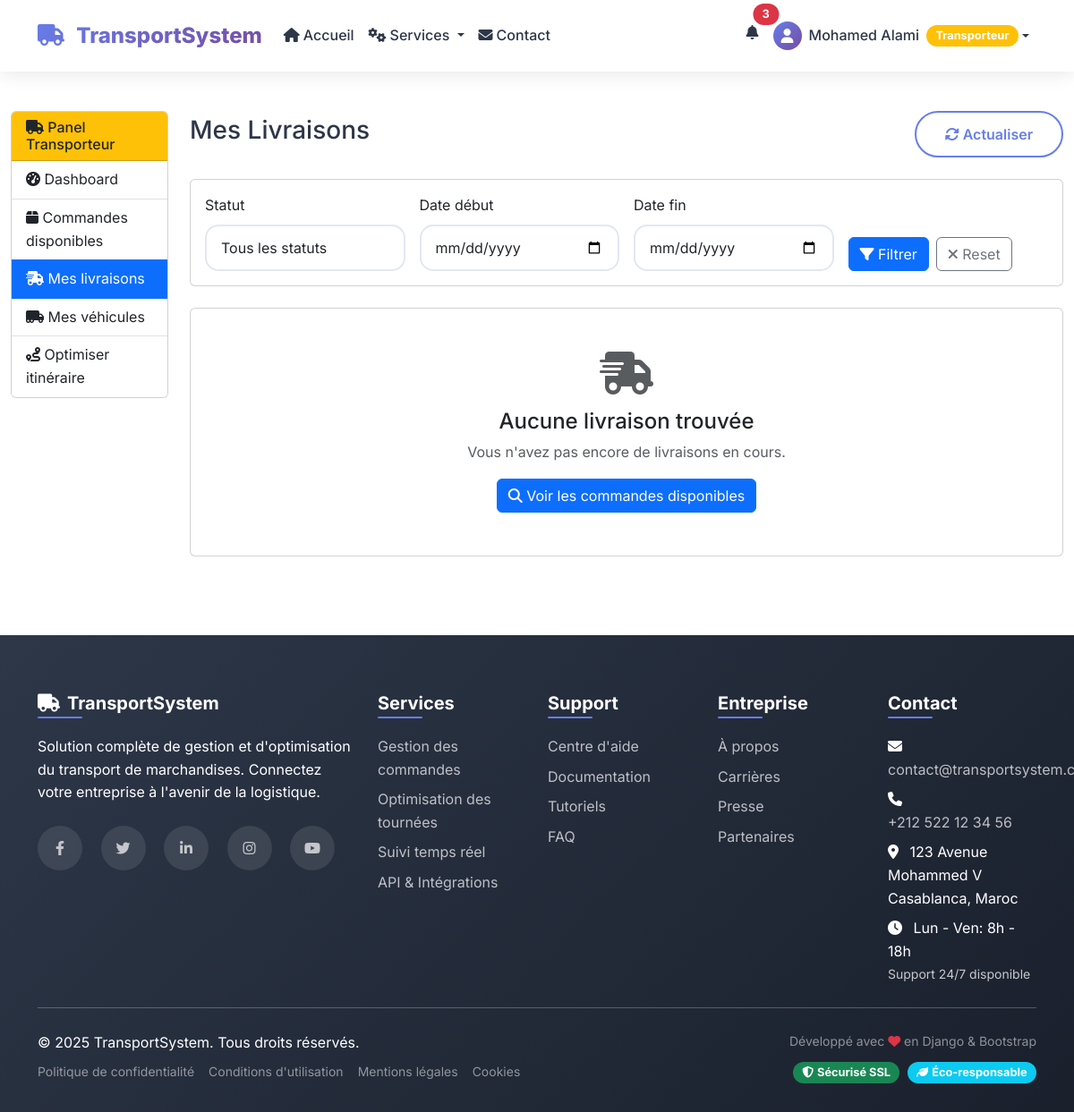
The page /transporteur/livraisons/ (signed in) on the database as committed earlier.
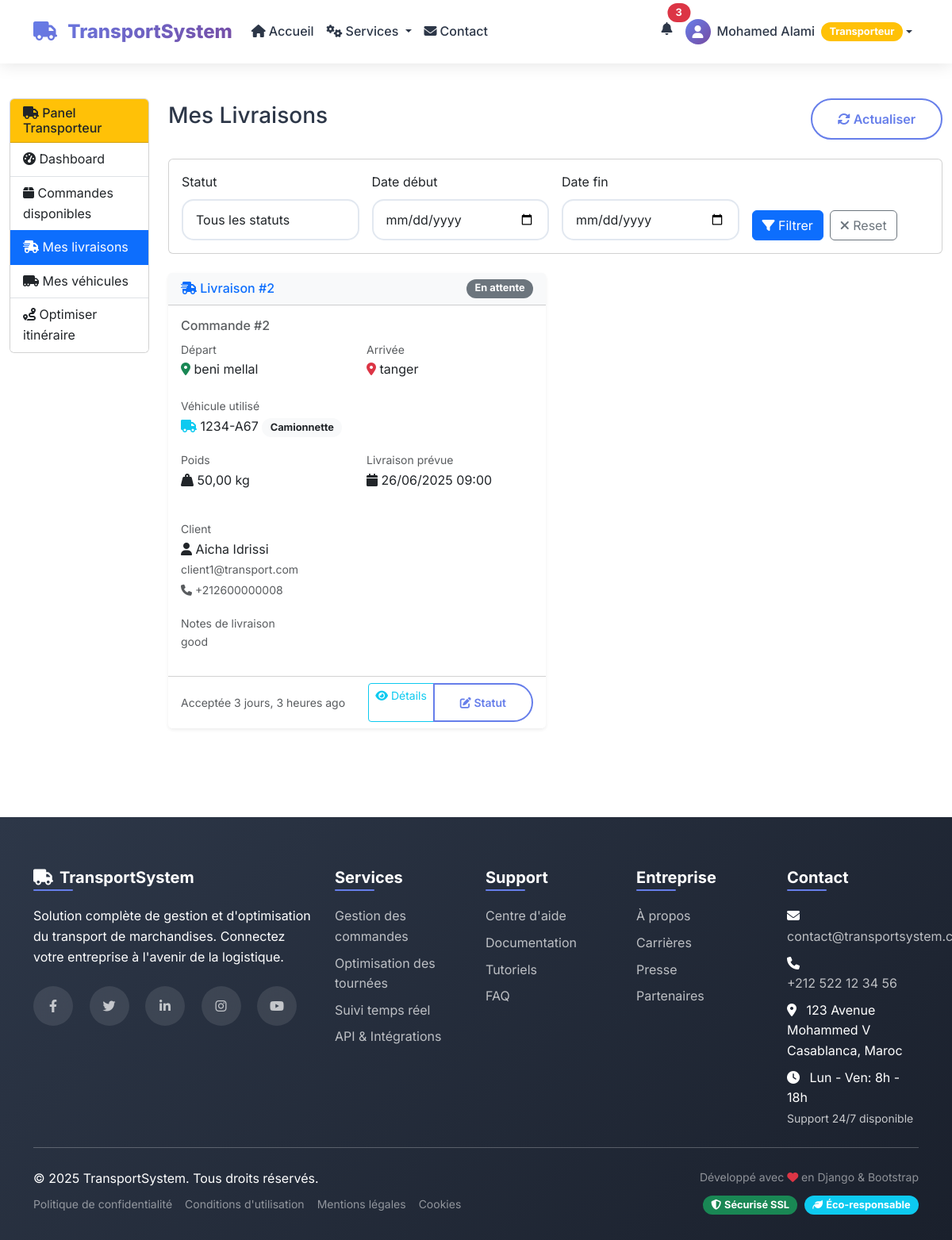
The same page on the database as committed later.
### utilisateurs/models.py (models this page shows, shortened)
class Livraison(models.Model):
    STATUS_CHOICES = [
        ('en_attente', 'En attente'),
        ('en_cours', 'En cours'),
        ('livree', 'Livrée'),
        ('incident', 'Incident'),
    ]
    id = models.AutoField(primary_key=True)
    commande = models.OneToOneField(Commande, on_delete=models.CASCADE, related_name='livraison')
    vehicule = models.ForeignKey(Vehicule, on_delete=models.CASCADE, related_name='livraisons')
    tournee = models.ForeignKey('Tournee', on_delete=models.SET_NULL, related_name='livraisons', null=True, blank=True)
    statut = models.CharField(max_length=20, choices=STATUS_CHOICES, default='en_attente')
    position_actuelle = models.CharField(max_length=200, blank=True)
    latitude_actuelle = models.DecimalField(max_digits=10, decimal_places=7, null=True, blank=True)  # Nouveau champ
    longitude_actuelle = models.DecimalField(max_digits=10, decimal_places=7, null=True, blank=True)  # Nouveau champ
    date_debut = models.DateTimeField(null=True, blank=True)
    date_fin = models.DateTimeField(null=True, blank=True)
    notes_livraison = models.TextField(blank=True)
    class Meta:
        managed = True
        db_table = 'livraisons'
        ordering = ['-commande__date_creation']
    def get_statut_display(self):
        return dict(self.STATUS_CHOICES).get(self.statut, self.statut)

class Commande(models.Model):
    STATUS_CHOICES = [
        ('en_attente', 'En attente'),
        ('affectee', 'Affectée'),
        ('planifiee', 'Planifiée'),  # Nouveau statut
        ('en_cours', 'En cours'),
        ('livree', 'Livrée'),
        ('annulee', 'Annulée'),
    ]
    PRIORITY_CHOICES = [
        ('basse', 'Basse'),
        ('normale', 'Normale'),
        ('haute', 'Haute'),
        ('urgente', 'Urgente'),
    ]
    id = models.AutoField(primary_key=True)
    client = models.ForeignKey(User, on_delete=models.CASCADE, related_name='commandes_client')
    transporteur = models.ForeignKey(User, on_delete=models.CASCADE, related_name='commandes_transporteur', null=True, blank=True)
    planificateur = models.ForeignKey(User, on_delete=models.SET_NULL, related_name='commandes_planifiees', null=True, blank=True)  # Nouveau champ
    origine = models.CharField(max_length=200)
    destination = models.CharField(max_length=200)
    description_marchandise = models.TextField()
    poids = models.DecimalField(max_digits=10, decimal_places=2, validators=[MinValueValidator(Decimal('0.01'))])
    date_creation = models.DateTimeField(auto_now_add=True)
    date_livraison_prevue = models.DateTimeField()
    date_livraison_planifiee = models.DateTimeField(null=True, blank=True)  # Nouveau champ pour la planification
    statut = models.CharField(max_length=20, choices=STATUS_CHOICES, default='en_attente')
    priorite = models.CharField(max_length=10, choices=PRIORITY_CHOICES, default='normale')  # Nouveau champ
    prix = models.DecimalField(max_digits=10, decimal_places=2, null=True, blank=True)
    notes = models.TextField(blank=True)
    distance_estimee = models.DecimalField(max_digits=8, decimal_places=2, null=True, blank=True)  # En km
    duree_estimee = models.DurationField(null=True, blank=True)  # Durée estimée du transport
    class Meta:
        managed = True
        db_table = 'commandes'
        ordering = ['-date_creation']
        indexes = [
            models.Index(fields=['statut', 'date_creation']),
            models.Index(fields=['transporteur', 'statut']),
            models.Index(fields=['planificateur', 'statut']),
        ]

class Vehicule(models.Model):
    TYPE_CHOICES = [
        ('camionnette', 'Camionnette'),
        ('camion', 'Camion'),
        ('semi_remorque', 'Semi-remorque'),
    ]
    id = models.AutoField(primary_key=True)
    transporteur = models.ForeignKey(User, on_delete=models.CASCADE, related_name='vehicules')
    immatriculation = models.CharField(max_length=20, unique=True)
    type_vehicule = models.CharField(max_length=20, choices=TYPE_CHOICES)
    capacite_max = models.DecimalField(max_digits=10, decimal_places=2, validators=[MinValueValidator(Decimal('0.01'))])
    disponible = models.BooleanField(default=True)
    marque = models.CharField(max_length=50, blank=True, null=True)
    modele = models.CharField(max_length=50, blank=True, null=True)
    annee = models.IntegerField(blank=True, null=True, validators=[MinValueValidator(1900), MaxValueValidator(2030)])
    couleur = models.CharField(max_length=30, blank=True, null=True)
    notes = models.TextField(blank=True)
    date_ajout = models.DateTimeField(auto_now_add=True)
    class Meta:
        managed = True
        db_table = 'vehicules'
        ordering = ['-date_ajout']
    def get_type_vehicule_display(self):
        return dict(self.TYPE_CHOICES).get(self.type_vehicule, self.type_vehicule)

class User(models.Model):
    ROLE_CHOICES = [
        ('admin', 'Admin'),
        ('client', 'Client'),
        ('transporteur', 'Transporteur'),
        ('planificateur', 'Planificateur')
    ]
    id = models.AutoField(primary_key=True)
    username = models.CharField(max_length=50, unique=True)
    email = models.CharField(max_length=100, unique=True)
    password = models.CharField(max_length=255)
    role = models.CharField(max_length=15, choices=ROLE_CHOICES)
    first_name = models.CharField(max_length=50, null=True, blank=True)
    last_name = models.CharField(max_length=50, null=True, blank=True)
    phone = models.CharField(max_length=20, null=True, blank=True)
    created_at = models.DateTimeField(auto_now_add=True)
    updated_at = models.DateTimeField(auto_now=True)
    is_active = models.BooleanField(default=True)
    class Meta:
        managed = True
        db_table = 'users'

### utilisateurs/views.py (the view)
    def _wrapped_view(request, *args, **kwargs):
        if 'user_id' not in request.session or request.session.get('role') != 'transporteur':
            messages.error(request, 'Accès non autorisé.')
            return redirect('login')
        return view_func(request, *args, **kwargs)

### utilisateurs/views.py (called while the page is built)
def transporteur_required(view_func):
    def _wrapped_view(request, *args, **kwargs):
        if 'user_id' not in request.session or request.session.get('role') != 'transporteur':
            messages.error(request, 'Accès non autorisé.')
            return redirect('login')
        return view_func(request, *args, **kwargs)
    return _wrapped_view

@transporteur_required
def transporteur_livraisons(request):
    user_id = request.session['user_id']
    livraisons = Livraison.objects.filter(
        commande__transporteur_id=user_id
    ).select_related('commande', 'vehicule').order_by('-commande__date_creation')
    paginator = Paginator(livraisons, 15)
    page_number = request.GET.get('page')
    livraisons_page = paginator.get_page(page_number)
    context = {
        'livraisons': livraisons_page,
        'is_paginated': paginator.num_pages > 1,
        'page_obj': livraisons_page,
    }
    return render(request, 'transporteur/transporteur_livraisons.html', context)

### templates/transporteur/transporteur_livraisons.html (shortened to what the changed rows need)
{% extends 'public/base.html' %}
{% block content %}
<div class="container-fluid py-4">
    <div class="row">
        <div class="col-md-9 col-lg-10">
            <div class="d-flex justify-content-between align-items-center mb-4">
                <h1 class="h3">Mes Livraisons</h1>
            </div>
            {% if livraisons %}
                <div class="row">
                    {% for livraison in livraisons %}
                    <div class="col-lg-6 mb-4">
                        <div class="card h-100 shadow-sm border-0">
                            <div class="card-header bg-light d-flex justify-content-between align-items-center">
                                <h6 class="mb-0 text-primary">
                                    <i class="fas fa-shipping-fast"></i> Livraison #{{ livraison.id }}
                                </h6>
                                <span class="badge bg-{% if livraison.statut == 'livree' %}success{% elif livraison.statut == 'en_cours' %}warning{% elif livraison.statut == 'incident' %}danger{% else %}secondary{% endif %}">
                                    {{ livraison.get_statut_display }}
                                </span>
                            </div>
                            <div class="card-body">
                                <div class="mb-3">
                                    <h6 class="text-muted mb-2">Commande #{{ livraison.commande.id }}</h6>
                                    <div class="row">
                                        <div class="col-6">
                                            <small class="text-muted">Départ</small>
                                            <p class="mb-1"><i class="fas fa-map-marker-alt text-success"></i> {{ livraison.commande.origine }}</p>
                                        </div>
                                        <div class="col-6">
                                            <small class="text-muted">Arrivée</small>
                                            <p class="mb-1"><i class="fas fa-map-marker-alt text-danger"></i> {{ livraison.commande.destination }}</p>
                                        </div>
                                    </div>
                                </div>
                                <div class="mb-3">
                                    <small class="text-muted">Véhicule utilisé</small>
                                    <p class="mb-1">
                                        <i class="fas fa-truck text-info"></i> {{ livraison.vehicule.immatriculation }}
                                        <span class="badge bg-light text-dark">{{ livraison.vehicule.get_type_vehicule_display }}</span>
                                    </p>
                                </div>
                                <div class="row mb-3">
                                    <div class="col-6">
                                        <small class="text-muted">Poids</small>
                                        <p class="mb-1"><i class="fas fa-weight-hanging"></i> {{ livraison.commande.poids }} kg</p>
                                    </div>
                                    <div class="col-6">
                                        <small class="text-muted">Livraison prévue</small>
                                        <p class="mb-1"><i class="fas fa-calendar"></i> {{ livraison.commande.date_livraison_prevue|date:"d/m/Y H:i" }}</p>
                                    </div>
                                </div>
                                <div class="mb-3">
                                    <small class="text-muted">Client</small>
                                    <p class="mb-0">
                                        <i class="fas fa-user"></i> {{ livraison.commande.client.first_name }} {{ livraison.commande.client.last_name }}
                                        <br><small class="text-muted">{{ livraison.commande.client.email }}</small>
                                        {% if livraison.commande.client.phone %}
                                        <br><small class="text-muted"><i class="fas fa-phone"></i> {{ livraison.commande.client.phone }}</small>
                                        {% endif %}
                                    </p>
                                </div>
                                {% if livraison.notes_livraison %}
                                <div class="mb-3">
                                    <small class="text-muted">Notes de livraison</small>
                                    <p class="text-muted small">{{ livraison.notes_livraison|truncatechars:100 }}</p>
                                </div>
                                {% endif %}
                            </div>
                            <div class="card-footer bg-white">
                                <div class="d-flex justify-content-between align-items-center">
                                    <small class="text-muted">
                                        Acceptée {{ livraison.commande.date_creation|timesince }} ago
                                    </small>
                                    <div class="btn-group">
                                        <a href="{% url 'transporteur_livraison_details' livraison.id %}" class="btn btn-sm btn-outline-info">
                                            <i class="fas fa-eye"></i> Détails
                                        </a>
                                        {% if livraison.statut != 'livree' %}
                                        <button class="btn btn-sm btn-outline-primary" onclick="updateLivraisonStatus({{ livraison.id }})">
                                            <i class="fas fa-edit"></i> Statut
                                        </button>
                                        {% endif %}
                                    </div>
                                </div>
                            </div>
                        </div>
                    </div>
                    {% endfor %}
                </div>
            {% else %}
                <div class="card">
                    <div class="card-body text-center py-5">
                        <i class="fas fa-shipping-fast fa-3x text-muted mb-3"></i>
                        <h4>Aucune livraison trouvée</h4>
                        <p class="text-muted">Vous n'avez pas encore de livraisons en cours.</p>
                        <a href="{% url 'transporteur_commandes' %}" class="btn btn-primary">
                            <i class="fas fa-search"></i> Voir les commandes disponibles
                        </a>
                    </div>
                </div>
            {% endif %}
        </div>
    </div>
</div>
{% endblock %}

Rows that differ between the two databases and show on the page:
added Livraison: id "2", statut "En attente", commande.id "2", commande.origine "beni mellal", commande.destination "tanger", vehicule.immatriculation "1234-A67", vehicule.type_vehicule "Camionnette", commande.poids "50,00", commande.date_livraison_prevue "26/06/2025 09:00", commande.client.first_name "Aicha", commande.client.last_name "Idrissi", commande.client.email "client1@transport.com", commande.client.phone "+212600000008", notes_livraison "good", commande.date_creation "3 jours, 3 heures"
Other text that changed with them:
text no longer shown: "Aucune livraison trouvée Vous n'avez pas encore de livraisons en cours. Voir les commandes disponibles"
